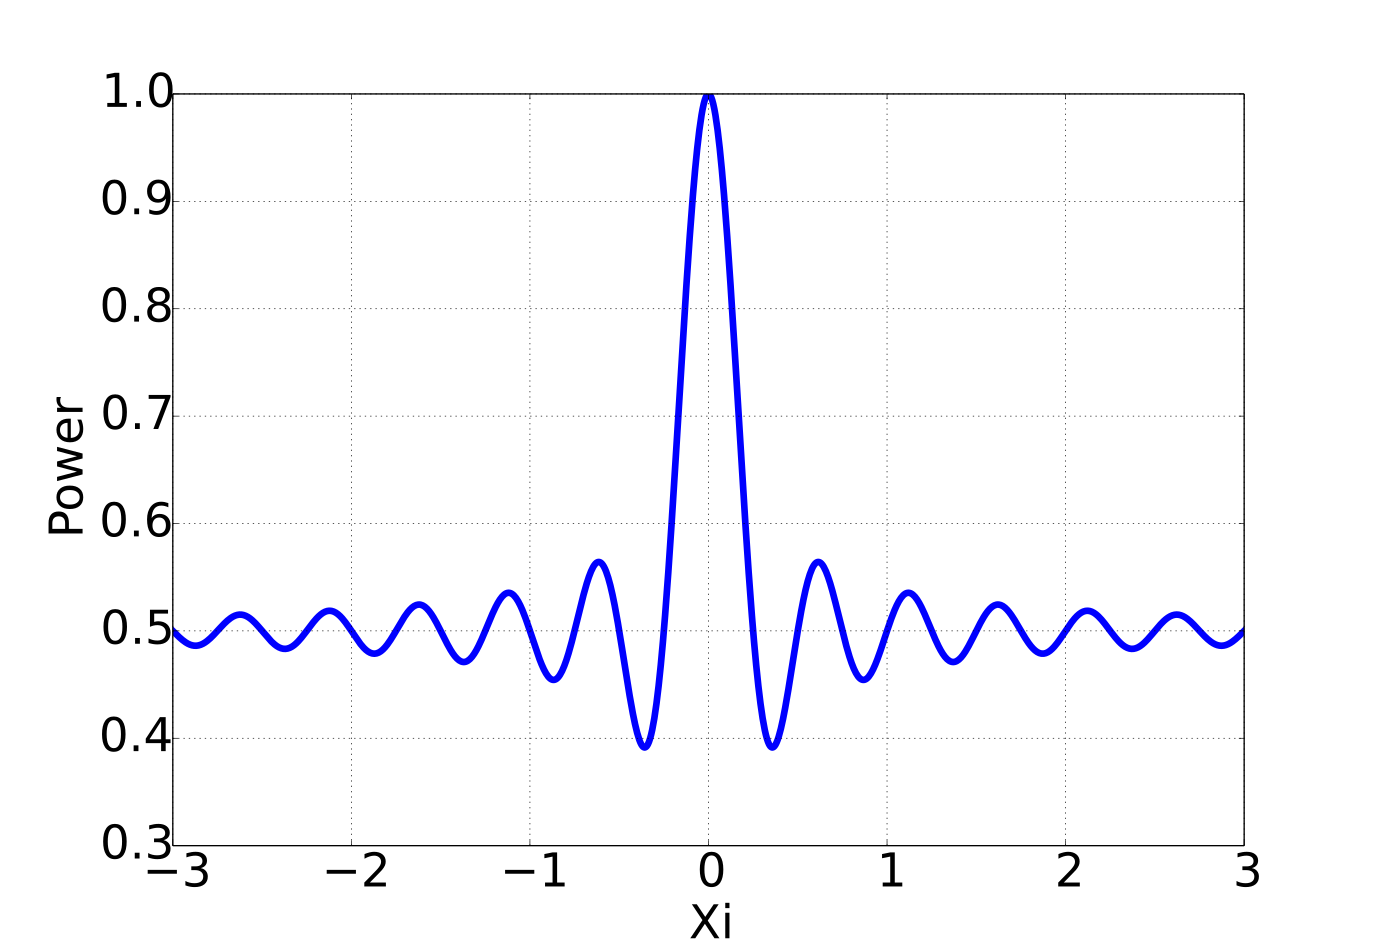

Here is the Python script that generated this plot:
import numpy as np
from numpy import pi,cos,sin,exp

from matplotlib import pyplot as plt

plt.rcParams['font.size']=35

nus = np.linspace(-3,3,1000)
curve = 0.5*(1+sin(4*pi*nus)/(4*pi*nus))

plt.plot(nus,curve,linewidth=5)
plt.grid()
plt.xlabel('Xi')
plt.ylabel('Power')
plt.show()
